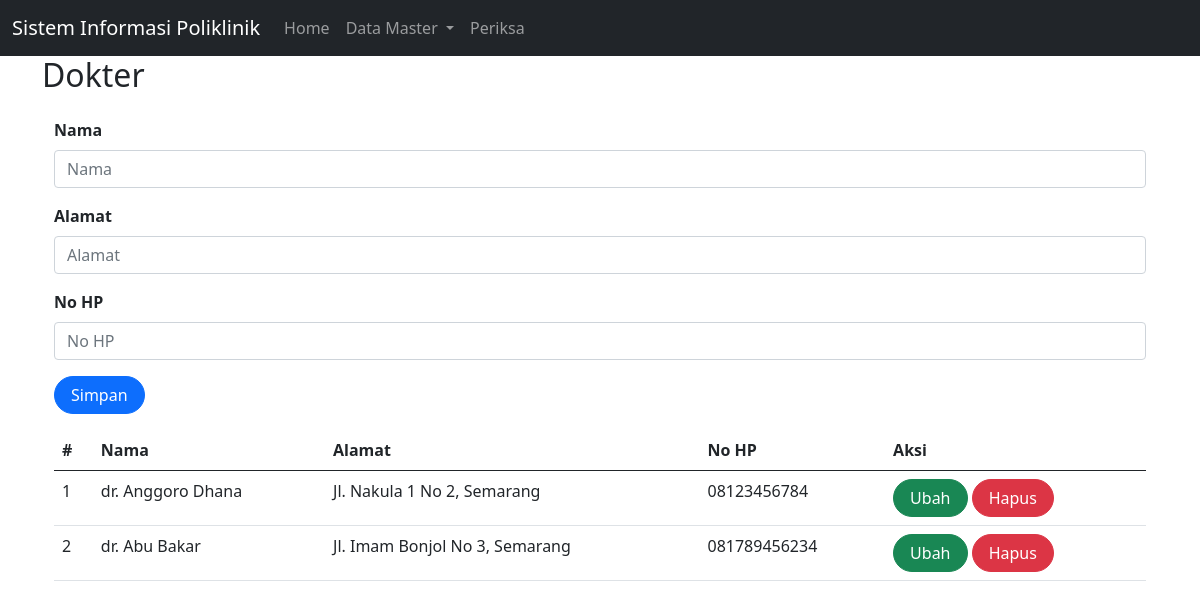
Screenshot of /index.php?page=dokter with the database file from the repository.
### tables this page shows
CREATE TABLE `dokter` (
  `id` int(10) UNSIGNED NOT NULL,
  `nama` varchar(255) DEFAULT NULL,
  `alamat` varchar(255) DEFAULT NULL,
  `no_hp` varchar(50) DEFAULT NULL
);

### dokter.php (the view, shortened to what this page needs)
<?php
include_once("koneksi.php");
?>
<!DOCTYPE html>
<html lang="en">
<head>
    <link href="https://cdn.jsdelivr.net/npm/bootstrap@5.0.2/dist/css/bootstrap.min.css"
    rel="stylesheet"
>
</head>
<body>
    <div class="container">
<form class="form row" method="POST" action="" name="myForm" onsubmit="return(validate());">
    <?php
    $nama = '';
    $alamat = '';
    $no_hp = '';
    ?>
    <div class="mt-3">
        <label for="inputNama" class="form-label fw-bold">
            Nama
        </label>
        <input type="text" class="form-control" name="nama" id="inputNama" placeholder="Nama" value="<?php echo $nama ?>">
    </div>
    <div class="mt-3">
        <label for="inputAlamat" class="form-label fw-bold">
            Alamat
        </label>
        <input type="text" class="form-control" name="alamat" id="inputAlamat" placeholder="Alamat" value="<?php echo $alamat ?>">
    </div>
    <div class="mt-3">
        <label for="inputNo_hp" class="form-label fw-bold">
            No HP
        </label>
        <input type="text" class="form-control" name="no_hp" id="inputNo_hp" placeholder="No HP" value="<?php echo $no_hp ?>">
    </div>
    <div class="mt-3">
        <button type="submit" class="btn btn-primary rounded-pill px-3" name="simpan">Simpan</button>
    </div>
</form>
<table class="table table-hover mt-3">
    <thead>
        <tr>
            <th scope="col">#</th>
            <th scope="col">Nama</th>
            <th scope="col">Alamat</th>
            <th scope="col">No HP</th>
            <th scope="col">Aksi</th>
        </tr>
    </thead>
    <tbody>
        <?php
        $result = mysqli_query($mysqli, "SELECT * FROM dokter");
        $no = 1;
        while ($data = mysqli_fetch_array($result)) {
        ?>
            <tr>
                <td><?php echo $no++ ?></td>
                <td><?php echo $data['nama'] ?></td>
                <td><?php echo $data['alamat'] ?></td>
                <td><?php echo $data['no_hp'] ?></td>
                <td>
                    <a class="btn btn-success rounded-pill px-3"
                    href="index.php?page=dokter&id=<?php echo $data['id'] ?>">Ubah</a>
                    <a class="btn btn-danger rounded-pill px-3"
                    href="index.php?page=dokter&id=<?php echo $data['id'] ?>&aksi=hapus">Hapus</a>
                </td>
            </tr>
        <?php
        }
?>
    </tbody>
</table>
</body>
</html>

### rows the page displays
dokter: nama "dr. Anggoro Dhana", alamat "Jl. Nakula 1 No 2, Semarang", no_hp "08123456784"
dokter: nama "dr. Abu Bakar", alamat "Jl. Imam Bonjol No 3, Semarang", no_hp "081789456234"

### other values shown
$_GET['page'] "Dokter"
